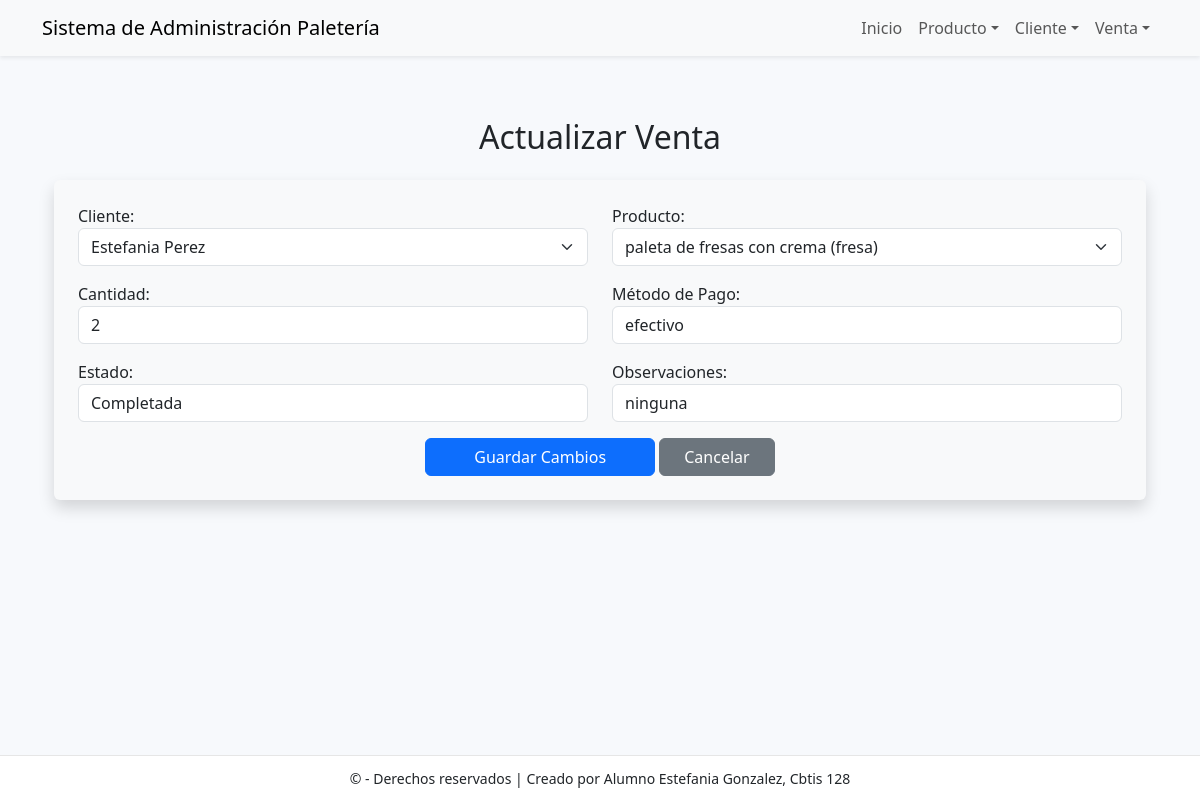
The page /venta/actualizar/2/ on the database its author committed.
### app_Paleteria/models.py (models this page shows, shortened)
class Venta(models.Model):
    id_venta = models.AutoField(primary_key=True)
    fecha_venta = models.DateField(auto_now_add=True)
    cantidad = models.IntegerField()
    total = models.DecimalField(max_digits=10, decimal_places=2)
    metodo_pago = models.CharField(max_length=50)
    estado = models.CharField(max_length=50, blank=True)
    observaciones = models.CharField(max_length=200, blank=True)
    id_cliente = models.OneToOneField(Cliente, on_delete=models.CASCADE, db_column='id_cliente')
    id_producto = models.ForeignKey(Producto, on_delete=models.CASCADE, db_column='id_producto')

class Cliente(models.Model):
    id_cliente = models.AutoField(primary_key=True)
    nombre = models.CharField(max_length=100, unique=True)
    apellido = models.CharField(max_length=100, unique=True)
    telefono = models.CharField(max_length=50, unique=True)
    email = models.CharField(max_length=100, unique=True)
    direccion = models.CharField(max_length=100, unique=True)
    fecha_registro = models.DateField(auto_now_add=True)
    ciudad = models.CharField(max_length=100, blank=True)

class Producto(models.Model):
    id_producto = models.AutoField(primary_key=True)
    nombre = models.CharField(max_length=100, unique=True)
    sabor = models.CharField(max_length=100, unique=True)
    precio = models.DecimalField(max_digits=10, decimal_places=2)
    stock = models.IntegerField()
    tipo = models.CharField(max_length=100)
    fecha_elaboracion = models.DateField()
    descripcion = models.CharField(max_length=200, blank=True)

### app_Paleteria/views.py (the view)
# urls.py: path('venta/actualizar/<int:id>/', views.actualizar_venta, name='actualizar_venta'),
def actualizar_venta(request, id):
    venta = get_object_or_404(Venta, id_venta=id)
    clientes = Cliente.objects.all()
    productos = Producto.objects.all()
    return render(request, 'venta/actualizar_venta.html', {'venta': venta, 'clientes': clientes, 'productos': productos})

### app_Paleteria/templates/venta/actualizar_venta.html (shortened to what this page needs)
{% extends 'base.html' %}
{% block content %}
<div class="container mt-5">
  <h2 class="text-center mb-4">Actualizar Venta</h2>
  <form method="POST" action="{% url 'realizar_actualizacion_venta' venta.id_venta %}" class="shadow p-4 bg-light rounded">
    <div class="row mb-3">
      <div class="col">
        <label for="id_cliente">Cliente:</label>
        <select name="id_cliente" class="form-select" required>
          {% for c in clientes %}
          <option value="{{ c.id_cliente }}" {% if c.id_cliente == venta.id_cliente.id_cliente %}selected{% endif %}>
            {{ c.nombre }} {{ c.apellido }}
          </option>
          {% endfor %}
        </select>
      </div>
      <div class="col">
        <label for="id_producto">Producto:</label>
        <select name="id_producto" class="form-select" required>
          {% for p in productos %}
          <option value="{{ p.id_producto }}" {% if p.id_producto == venta.id_producto.id_producto %}selected{% endif %}>
            {{ p.nombre }} ({{ p.sabor }})
          </option>
          {% endfor %}
        </select>
      </div>
    </div>
    <div class="row mb-3">
      <div class="col">
        <label>Cantidad:</label>
        <input type="number" name="cantidad" class="form-control" value="{{ venta.cantidad }}" required>
      </div>
      <div class="col">
        <label>Método de Pago:</label>
        <input type="text" name="metodo_pago" class="form-control" value="{{ venta.metodo_pago }}" required>
      </div>
    </div>
    <div class="row mb-3">
      <div class="col">
        <label>Estado:</label>
        <input type="text" name="estado" class="form-control" value="{{ venta.estado }}" required>
      </div>
      <div class="col">
        <label>Observaciones:</label>
        <input type="text" name="observaciones" class="form-control" value="{{ venta.observaciones }}">
      </div>
    </div>
    <div class="text-center">
      <button type="submit" class="btn btn-primary px-5">Guardar Cambios</button>
      <a href="{% url 'ver_venta' %}" class="btn btn-secondary px-4">Cancelar</a>
    </div>
  </form>
</div>
{% endblock %}

### app_Paleteria/templates/base.html (style rules this page uses)
body { padding-top: 70px; padding-bottom: 70px; background:#f7f9fc; }

### rows shown on the page
Venta: id_cliente "Estefania Perez", id_producto "paleta de fresas con crema (fresa)", cantidad "2", metodo_pago "efectivo", estado "Completada", observaciones "ninguna"
